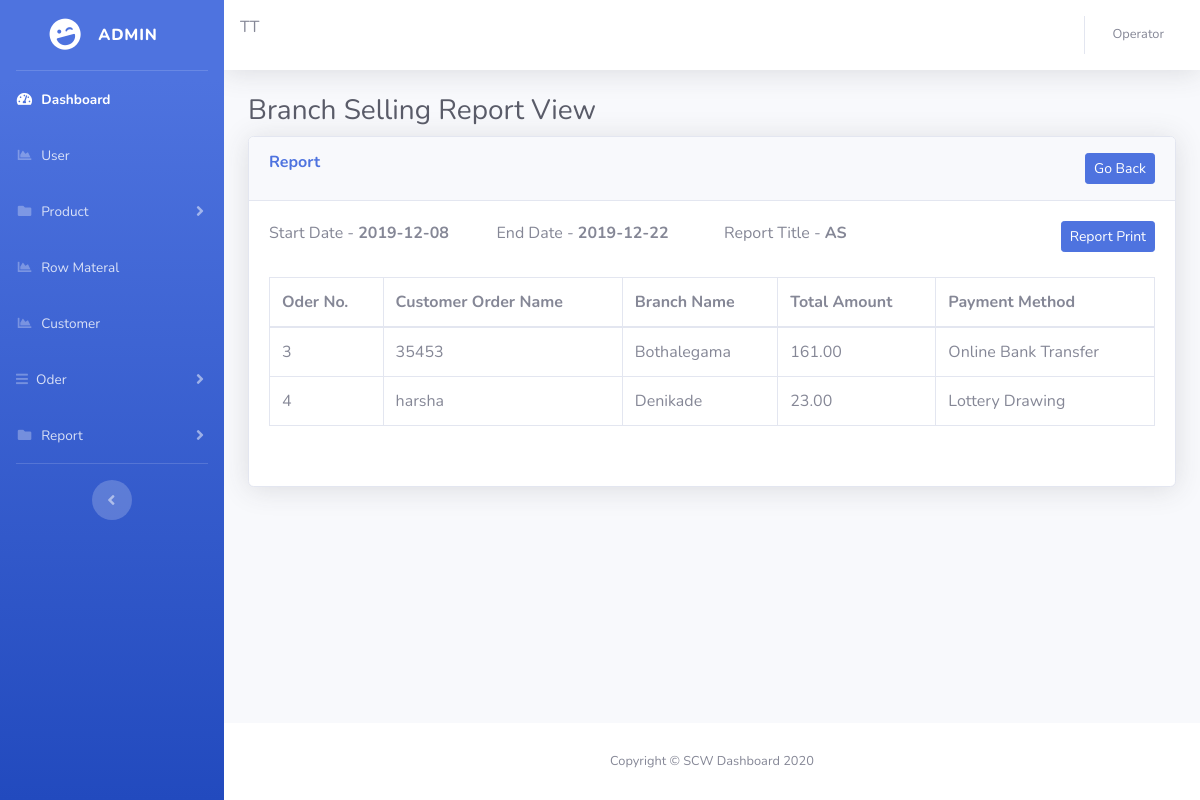
Screenshot of /branch-selling-report/view.php?id=3 (signed in) with the database file from the repository.
### tables this page shows
CREATE TABLE `branch_selling_report` (
  `id` int(11) NOT NULL,
  `startDate` date NOT NULL,
  `endDate` date NOT NULL,
  `reportTitle` varchar(150) NOT NULL
);

CREATE TABLE `customer_order` (
  `id` int(10) NOT NULL,
  `cus_id` int(10) NOT NULL,
  `payment_method` varchar(20) NOT NULL,
  `totalAmt` decimal(19,2) DEFAULT NULL,
  `createDate` date NOT NULL,
  `is_active` tinyint(4) NOT NULL DEFAULT '1'
);

CREATE TABLE `customer` (
  `id` int(10) NOT NULL,
  `nic` varchar(15) NOT NULL,
  `name` varchar(20) NOT NULL,
  `contactNo` int(10) NOT NULL,
  `branchid` int(11) NOT NULL,
  `is_active` tinyint(1) NOT NULL DEFAULT '1'
);

CREATE TABLE `branch` (
  `id` int(10) NOT NULL,
  `name` varchar(20) NOT NULL,
  `is_active` tinyint(4) NOT NULL DEFAULT '1'
);

### branch-selling-report/view.php (the view, shortened to what this page needs)
<!DOCTYPE html>
<html lang="en">
<?php
    include('../include/check.php');
    include('../include/head.php');
    $id = $_GET['id'];
    $queryView= "SELECT * FROM  branch_selling_report WHERE id ='$id'";
    $resultView = mysqli_query($conn ,$queryView);
    $count =mysqli_num_rows($resultView);
    if($count>0){
    while($rowView = mysqli_fetch_array($resultView))
    {
            $startDate =$rowView['startDate'];
            $endDate =$rowView['endDate'];
            $reportTitle  =$rowView['reportTitle'];
    }
  }
?>
<link href="../vendor/datatables/dataTables.bootstrap4.min.css" rel="stylesheet">
<body id="page-top">
  <div id="wrapper">
    <ul class="navbar-nav bg-gradient-primary sidebar sidebar-dark accordion" id="accordionSidebar">
      <a class="sidebar-brand d-flex align-items-center justify-content-center" href="index.html">
        <div class="sidebar-brand-icon rotate-n-15">
          <i class="fas fa-laugh-wink"></i>
        </div>
        <div class="sidebar-brand-text mx-3">Admin <sup></sup></div>
      </a>
      <hr class="sidebar-divider my-0">
      <?php include('../include/nav.php');  ?>
      <hr class="sidebar-divider d-none d-md-block">
      <div class="text-center d-none d-md-inline">
        <button class="rounded-circle border-0" id="sidebarToggle"></button>
      </div>
    </ul>
    <div id="content-wrapper" class="d-flex flex-column">
      <div id="content">
        <?php include('../include/nav-1.php');  ?>
        <div class="container-fluid">
          <h1 class="h3 mb-2 text-gray-800">Branch Selling Report View</h1>
          <div class="card shadow mb-4">
            <div class="card-header py-3">
              <h6 class="m-0 font-weight-bold text-primary" style="float: left;">Report</h6>
              <button type="button" onclick="myFormGoBack()" class="btn btn-primary btn-sm"  style="float: right;" class="btn btn-info btn-lg" >Go Back</button>
            </div>
            <div class="card-body">
              <form>
                <div class="row">
                  <div class="col">
                    <label for="">Start Date - <span><b><?php echo $startDate; ?></b></span></label>
                  </div>
                  <div class="col">
                    <label for="">End Date  - <span><b><?php echo $endDate; ?></b></span></label>
                  </div>
                  <div class="col">
                    <label for="">Report Title  - <span><b><?php echo $reportTitle; ?></b></span></label>
                  </div>
                  <div class="col">
                    <button type="button" onclick="javascript:printDiv('printablediv');" class="btn btn-primary btn-sm" name="branchSellingbtn" id="branchSellingbtn" style="float: right;" class="btn btn-info btn-lg" >Report Print</button>
                  </div>
                </div>
              </form>
              <br>
              <?php
                    $queryView ="SELECT B.name AS cname ,C.name  AS branchName, A.payment_method AS cpayment_method , A.totalAmt AS ctotalAmt , A.id AS cid
                    FROM
                    customer_order A
                        INNER JOIN
                        customer B
                        ON A.cus_id = B.id
                            INNER JOIN
                            branch C
                        ON B.branchid = C.id  WHERE A.createDate BETWEEN '$startDate' AND '$endDate'";
                    $resultView = mysqli_query($conn ,$queryView);
                    ?>
                    <div id="printablediv">
                    <table class="table table-bordered">
                        <thead>
                            <tr>
                            <th scope="col">Oder No.</th>
                            <th scope="col">Customer Order Name</th>
                            <th scope="col">Branch Name</th>
                            <th scope="col">Total Amount</th>
                            <th scope="col">Payment Method</th>
                            </tr>
                        </thead>
                            <tbody>
                                <?php
                                        $count =mysqli_num_rows($resultView);
                                        if($count>0){
                                        while($rowView = mysqli_fetch_array($resultView))
                                        {
                                                $cid =$rowView['cid'];
                                                $cname =$rowView['cname'];
                                                $branchName =$rowView['branchName'];
                                                $cpayment_method =$rowView['cpayment_method'];
                                                $ctotalAmt  =$rowView['ctotalAmt'];
                                                echo ' <tr>';
                                                echo '<td>'.$cid.'</td>';
                                                echo '<td>'.$cname.'</td>';
                                                echo '<td>'.$branchName.'</td>';
                                                echo '<td>'.$ctotalAmt.'</td>';
                                                echo '<td>'.$cpayment_method.'</td>';
                                                echo ' </tr>';
                                        }
                                        }else{
                                                $not ="No Record Found";
                                                echo ' <tr>';
                                                echo  $not;
                                                echo ' </tr>';
                                        }
                                ?>
                            </tbody>
                        </table>
                    </div>
                    <br>
            </div>
          </div>
        </div>
      </div>
      <?php include('../include/footer.php');  ?>
    </div>
  </div>
</body>
</html>

### rows the page displays
branch_selling_report: startDate "2019-12-08", endDate "2019-12-22", reportTitle "AS"
customer_order: id "3", customer.name "35453", branch.name "Bothalegama", totalAmt "161.00", payment_method "Online Bank Transfer"
customer_order: id "4", customer.name "harsha", branch.name "Denikade", totalAmt "23.00", payment_method "Lottery Drawing"

### other values shown
$_SESSION['user_role'] "Operator"
